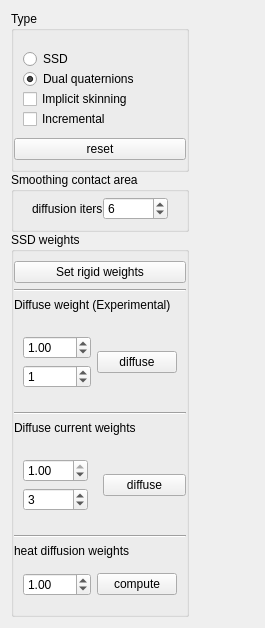
       <widget class="QWidget" name="Animation_settings">
        <property name="geometry">
         <rect>
          <x>0</x>
          <y>0</y>
          <width>265</width>
          <height>592</height>
         </rect>
        </property>
        <attribute name="label">
         <string>Animation</string>
        </attribute>
        <layout class="QHBoxLayout" name="horizontalLayout_2">
         <item>
          <layout class="QVBoxLayout" name="vert_layout_anim_toolbox">
           <property name="spacing">
            <number>0</number>
           </property>
           <item>
            <widget class="QGroupBox" name="box_anim_type">
             <property name="title">
              <string>Type</string>
             </property>
             <layout class="QVBoxLayout" name="verticalLayout_10">
              <property name="spacing">
               <number>0</number>
              </property>
              <property name="leftMargin">
               <number>0</number>
              </property>
              <property name="rightMargin">
               <number>0</number>
              </property>
              <item>
               <widget class="QWidget" name="radio_grp_3" native="true">
                <layout class="QVBoxLayout" name="verticalLayout_11">
                 <property name="spacing">
                  <number>0</number>
                 </property>
                 <item>
                  <widget class="QRadioButton" name="ssd_raio">
                   <property name="text">
                    <string>SSD</string>
                   </property>
                   <property name="checked">
                    <bool>false</bool>
                   </property>
                  </widget>
                 </item>
                 <item>
                  <widget class="QRadioButton" name="dual_quaternion_radio">
                   <property name="text">
                    <string>Dual quaternions</string>
                   </property>
                   <property name="checked">
                    <bool>true</bool>
                   </property>
                  </widget>
                 </item>
                 <item>
                  <widget class="QCheckBox" name="implicit_skinning_checkBox">
                   <property name="text">
                    <string>Implicit skinning</string>
                   </property>
                  </widget>
                 </item>
                 <item>
                  <widget class="QCheckBox" name="checkBox_incremental">
                   <property name="text">
                    <string>Incremental</string>
                   </property>
                   <property name="checked">
                    <bool>false</bool>
                   </property>
                  </widget>
                 </item>
                </layout>
               </widget>
              </item>
              <item>
               <widget class="QPushButton" name="reset_anim">
                <property name="toolTip">
                 <string>Set skeleton to the dress pose</string>
                </property>
                <property name="text">
                 <string>reset</string>
                </property>
               </widget>
              </item>
             </layout>
            </widget>
           </item>
           <item>
            <widget class="QGroupBox" name="grpBox_smoothing_weights">
             <property name="title">
              <string>Smoothing contact area</string>
             </property>
             <layout class="QVBoxLayout" name="verticalLayout_23">
              <property name="topMargin">
               <number>5</number>
              </property>
              <item>
               <widget class="QWidget" name="widget_smooth_weights_diffuse_iter" native="true">
                <layout class="QFormLayout" name="formLayout_2">
                 <property name="horizontalSpacing">
                  <number>0</number>
                 </property>
                 <property name="topMargin">
                  <number>0</number>
                 </property>
                 <property name="bottomMargin">
                  <number>0</number>
                 </property>
                 <item row="0" column="1">
                  <widget class="QSpinBox" name="spinBox_diffuse_smoothing_weights_iter">
                   <property name="minimum">
                    <number>1</number>
                   </property>
                   <property name="maximum">
                    <number>200</number>
                   </property>
                   <property name="value">
                    <number>6</number>
                   </property>
                  </widget>
                 </item>
                 <item row="0" column="0">
                  <widget class="QLabel" name="lbl_nb_iter_smoothing_weight_diffusion">
                   <property name="text">
                    <string>diffusion iters</string>
                   </property>
                  </widget>
                 </item>
                </layout>
               </widget>
              </item>
             </layout>
            </widget>
           </item>
           <item>
            <widget class="QGroupBox" name="grpBox_weights">
             <property name="title">
              <string>SSD weights</string>
             </property>
             <layout class="QVBoxLayout" name="verticalLayout_18">
              <property name="spacing">
               <number>6</number>
              </property>
              <property name="leftMargin">
               <number>0</number>
              </property>
              <property name="rightMargin">
               <number>0</number>
              </property>
              <item>
               <widget class="QPushButton" name="pushB_set_rigid_weights">
                <property name="toolTip">
                 <string>Associates rigid weights to every bones.</string>
                </property>
                <property name="text">
                 <string>Set rigid weights</string>
                </property>
               </widget>
              </item>
              <item>
               <widget class="Line" name="line_11">
                <property name="orientation">
                 <enum>Qt::Horizontal</enum>
                </property>
               </widget>
              </item>
              <item>
               <widget class="QLabel" name="lbl_auto_weights_experimental">
                <property name="text">
                 <string>Diffuse weight (Experimental)</string>
                </property>
               </widget>
              </item>
              <item>
               <widget class="QWidget" name="grp_widget_auto_weight" native="true">
                <layout class="QHBoxLayout" name="horizontalLayout_13">
                 <item>
                  <widget class="QWidget" name="widget_5" native="true">
                   <layout class="QVBoxLayout" name="verticalLayout_24">
                    <property name="leftMargin">
                     <number>0</number>
                    </property>
                    <property name="rightMargin">
                     <number>0</number>
                    </property>
                    <item>
                     <widget class="QDoubleSpinBox" name="dSpinB_diff_w_alpha_exp">
                      <property name="minimum">
                       <double>-100.000000000000000</double>
                      </property>
                      <property name="maximum">
                       <double>100.000000000000000</double>
                      </property>
                      <property name="singleStep">
                       <double>0.200000000000000</double>
                      </property>
                      <property name="value">
                       <double>1.000000000000000</double>
                      </property>
                     </widget>
                    </item>
                    <item>
                     <widget class="QSpinBox" name="spinB_auto_w_nb_iter_exp">
                      <property name="maximum">
                       <number>200</number>
                      </property>
                      <property name="value">
                       <number>1</number>
                      </property>
                     </widget>
                    </item>
                   </layout>
                  </widget>
                 </item>
                 <item>
                  <widget class="QPushButton" name="pushB_diff_w_exp">
                   <property name="toolTip">
                    <string>Compute ssd weights</string>
                   </property>
                   <property name="text">
                    <string>diffuse</string>
                   </property>
                  </widget>
                 </item>
                </layout>
               </widget>
              </item>
              <item>
               <widget class="Line" name="line_7">
                <property name="orientation">
                 <enum>Qt::Horizontal</enum>
                </property>
               </widget>
              </item>
              <item>
               <widget class="QLabel" name="lbl_diffuse_weights">
                <property name="text">
                 <string>Diffuse current weights</string>
                </property>
               </widget>
              </item>
              <item>
               <widget class="QWidget" name="widget_9" native="true">
                <layout class="QHBoxLayout" name="horizontalLayout_16">
                 <property name="leftMargin">
                  <number>0</number>
                 </property>
                 <property name="rightMargin">
                  <number>0</number>
                 </property>
                 <item>
                  <widget class="QWidget" name="widget_10" native="true">
                   <layout class="QVBoxLayout" name="verticalLayout_28">
                    <item>
                     <widget class="QDoubleSpinBox" name="dSpinB_diff_w_alpha">
                      <property name="maximum">
                       <double>1.000000000000000</double>
                      </property>
                      <property name="singleStep">
                       <double>0.100000000000000</double>
                      </property>
                      <property name="value">
                       <double>1.000000000000000</double>
                      </property>
                     </widget>
                    </item>
                    <item>
                     <widget class="QSpinBox" name="spinB_diff_w_nb_iter">
                      <property name="maximum">
                       <number>30</number>
                      </property>
                      <property name="value">
                       <number>3</number>
                      </property>
                     </widget>
                    </item>
                   </layout>
                  </widget>
                 </item>
                 <item>
                  <widget class="QPushButton" name="pushB_diffuse_curr_weights">
                   <property name="text">
                    <string>diffuse</string>
                   </property>
                  </widget>
                 </item>
                </layout>
               </widget>
              </item>
              <item>
               <widget class="Line" name="line_10">
                <property name="orientation">
                 <enum>Qt::Horizontal</enum>
                </property>
               </widget>
              </item>
              <item>
               <widget class="QLabel" name="lbl_heat_diffusion_weights">
                <property name="text">
                 <string>heat diffusion weights</string>
                </property>
               </widget>
              </item>
              <item>
               <widget class="QWidget" name="grp_widget_heat_diffusion" native="true">
                <layout class="QHBoxLayout" name="horizontalLayout_23">
                 <item>
                  <widget class="QDoubleSpinBox" name="dSpinBox_heat_coeff">
                   <property name="maximum">
                    <double>10.000000000000000</double>
                   </property>
                   <property name="singleStep">
                    <double>0.100000000000000</double>
                   </property>
                   <property name="value">
                    <double>1.000000000000000</double>
                   </property>
                  </widget>
                 </item>
                 <item>
                  <widget class="QPushButton" name="pButton_compute_heat_difusion">
                   <property name="text">
                    <string>compute</string>
                   </property>
                  </widget>
                 </item>
                </layout>
               </widget>
              </item>
             </layout>
            </widget>
           </item>
           <item>
            <spacer name="verticalSpacer">
             <property name="orientation">
              <enum>Qt::Vertical</enum>
             </property>
             <property name="sizeHint" stdset="0">
              <size>
               <width>20</width>
               <height>40</height>
              </size>
             </property>
            </spacer>
           </item>
          </layout>
         </item>
         <item>
          <spacer name="horizontalSpacer">
           <property name="orientation">
            <enum>Qt::Horizontal</enum>
           </property>
           <property name="sizeHint" stdset="0">
            <size>
             <width>40</width>
             <height>20</height>
            </size>
           </property>
          </spacer>
         </item>
        </layout>
       </widget>
